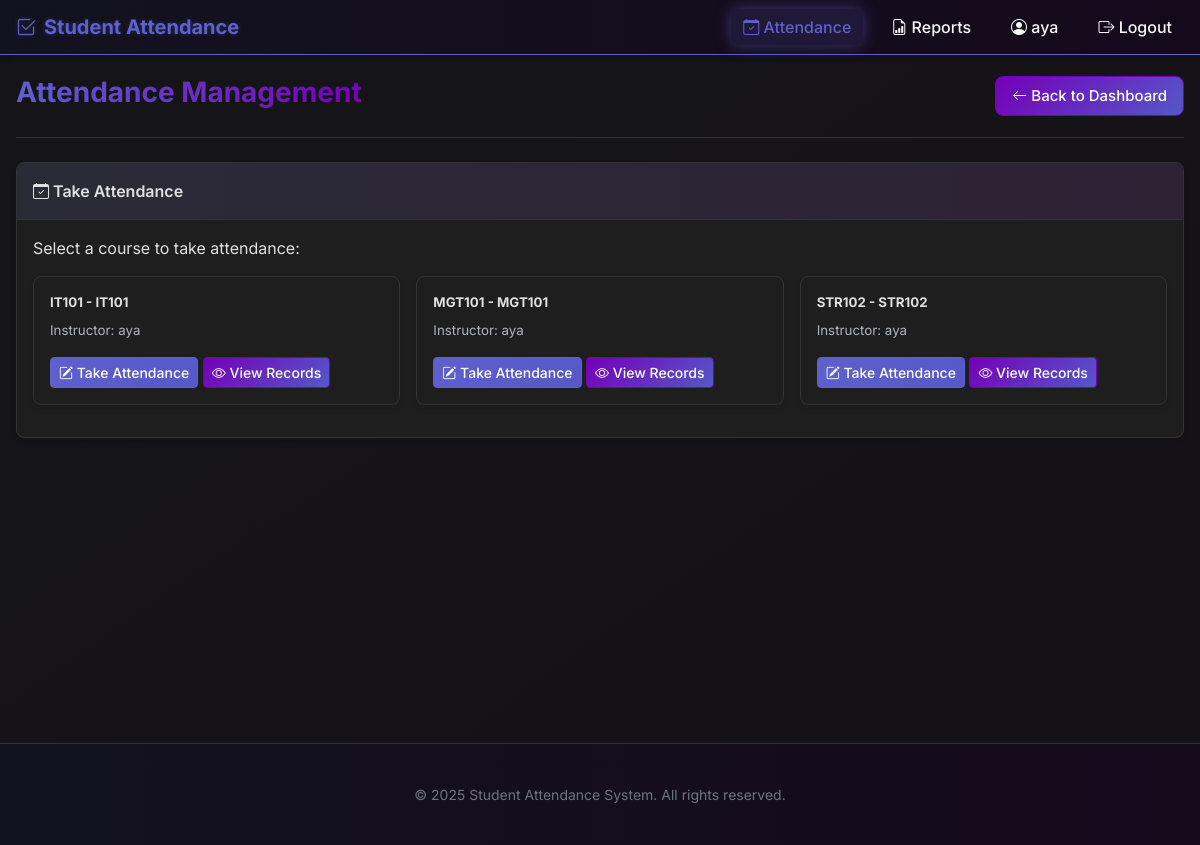
Screenshot of /attendance (signed in) with the database file from the repository.
### tables this page shows
CREATE TABLE users (
        id INTEGER PRIMARY KEY AUTOINCREMENT,
        username TEXT UNIQUE NOT NULL,
        password TEXT NOT NULL,
        full_name TEXT NOT NULL,
        role TEXT NOT NULL CHECK (role IN ('admin', 'instructor')),
        created_at TIMESTAMP DEFAULT CURRENT_TIMESTAMP
    );

CREATE TABLE courses (
        id INTEGER PRIMARY KEY AUTOINCREMENT,
        course_code TEXT UNIQUE NOT NULL,
        course_name TEXT NOT NULL,
        instructor_id INTEGER NOT NULL,
        description TEXT,
        created_at TIMESTAMP DEFAULT CURRENT_TIMESTAMP,
        FOREIGN KEY (instructor_id) REFERENCES users (id)
    );

### webapp.py (the view)
@app.route('/attendance')
@login_required
def attendance():
    success, message, courses = instructor_manager.get_instructor_courses()
    return render_template('attendance.html',
                          title='Attendance Management',
                          courses=courses)

### auth.py (called while the page is built)
    def is_authenticated(self):
        return self.current_user is not None

    def is_admin(self):
        return self.is_authenticated() and self.current_user['role'] == 'admin'

    def is_instructor(self):
        return self.is_authenticated() and self.current_user['role'] == 'instructor'

    def get_current_user(self):
        return self.current_user

### database.py (called while the page is built)
def get_connection():
    conn = sqlite3.connect('attendance.db')
    conn.row_factory = sqlite3.Row  # This enables column access by name
    return conn

### instructor.py (called while the page is built)
    def _check_permissions(self):
        if not self.auth.is_authenticated():
            return False, "Authentication required"
        if not (self.auth.is_admin() or self.auth.is_instructor()):
            return False, "Insufficient permissions"
        return True, ""

### webapp.py (called while the page is built)
@login_manager.user_loader
def load_user(user_id):
    conn = get_connection()
    cursor = conn.cursor()
    cursor.execute('SELECT * FROM users WHERE id = ?', (user_id,))
    user_data = cursor.fetchone()
    conn.close()
    if user_data:
        return User(user_data)
    return None

@app.context_processor
def inject_now():
    return {'now': datetime.now()}

### templates/attendance.html (shortened to what this page needs)
{% extends "layout.html" %}
{% block content %}
<div class="page-header">
    <h1 class="page-title">Attendance Management</h1>
    <div>
        <a href="{{ url_for('dashboard') }}" class="btn btn-secondary">
            <i class="bi bi-arrow-left"></i> Back to Dashboard
        </a>
    </div>
</div>
<div class="card mb-4">
    <div class="card-header">
        <i class="bi bi-calendar-check"></i> Take Attendance
    </div>
    <div class="card-body">
        <p>Select a course to take attendance:</p>
        <div class="row mt-3">
            {% for course in courses %}
            <div class="col-md-6 col-lg-4 mb-3">
                <div class="card h-100">
                    <div class="card-body">
                        <h5 class="card-title mb-1">{{ course.course_code }} - {{ course.course_name }}</h5>
                        <p class="text-muted"><small>Instructor: {{ course.instructor_name }}</small></p>
                        <div class="mt-3">
                            <a href="{{ url_for('take_attendance', course_id=course.id) }}" class="btn btn-primary btn-sm">
                                <i class="bi bi-pencil-square"></i> Take Attendance
                            </a>
                            <a href="{{ url_for('view_attendance', course_id=course.id) }}" class="btn btn-secondary btn-sm">
                                <i class="bi bi-eye"></i> View Records
                            </a>
                        </div>
                    </div>
                </div>
            </div>
            {% endfor %}
        </div>
    </div>
</div>
{% endblock %}

### templates/layout.html (shortened to what this page needs)
<!DOCTYPE html>
<html lang="en">
<head>
    <link rel="stylesheet" href="https://cdn.jsdelivr.net/npm/bootstrap-icons@1.10.3/font/bootstrap-icons.css">
    <link rel="stylesheet" href="{{ url_for('static', filename='css/main.css') }}">
</head>
<body>
    {% if current_user.is_authenticated %}
    <nav class="navbar">
        <a href="{{ url_for('dashboard') }}" class="navbar-brand">
            <i class="bi bi-check2-square"></i>
            Student Attendance
        </a>
        <ul class="navbar-nav">
            <li>
                <a href="{{ url_for('attendance') }}" class="nav-link {% if request.endpoint == 'attendance' %}active{% endif %}">
                    <i class="bi bi-calendar-check"></i> Attendance
                </a>
            </li>
            <li>
                <a href="{{ url_for('reports') }}" class="nav-link {% if request.endpoint == 'reports' %}active{% endif %}">
                    <i class="bi bi-file-earmark-bar-graph"></i> Reports
                </a>
            </li>
            <li>
                <a href="{{ url_for('profile') }}" class="nav-link {% if request.endpoint == 'profile' %}active{% endif %}">
                    <i class="bi bi-person-circle"></i> {{ current_user.full_name }}
                </a>
            </li>
            <li>
                <a href="{{ url_for('logout') }}" class="nav-link">
                    <i class="bi bi-box-arrow-right"></i> Logout
                </a>
            </li>
        </ul>
    </nav>
    {% endif %}
    <div class="container main-content">
        {% block content %}{% endblock %}
    </div>
    <footer class="footer">
        <div class="container">
            <p>&copy; {{ now.year }} Student Attendance System. All rights reserved.</p>
        </div>
    </footer>
</body>
</html>

### rows the page displays
users: full_name "aya"
courses: course_code "IT101", course_name "IT101", instructor_name "aya"
courses: course_code "MGT101", course_name "MGT101", instructor_name "aya"
courses: course_code "STR102", course_name "STR102", instructor_name "aya"
